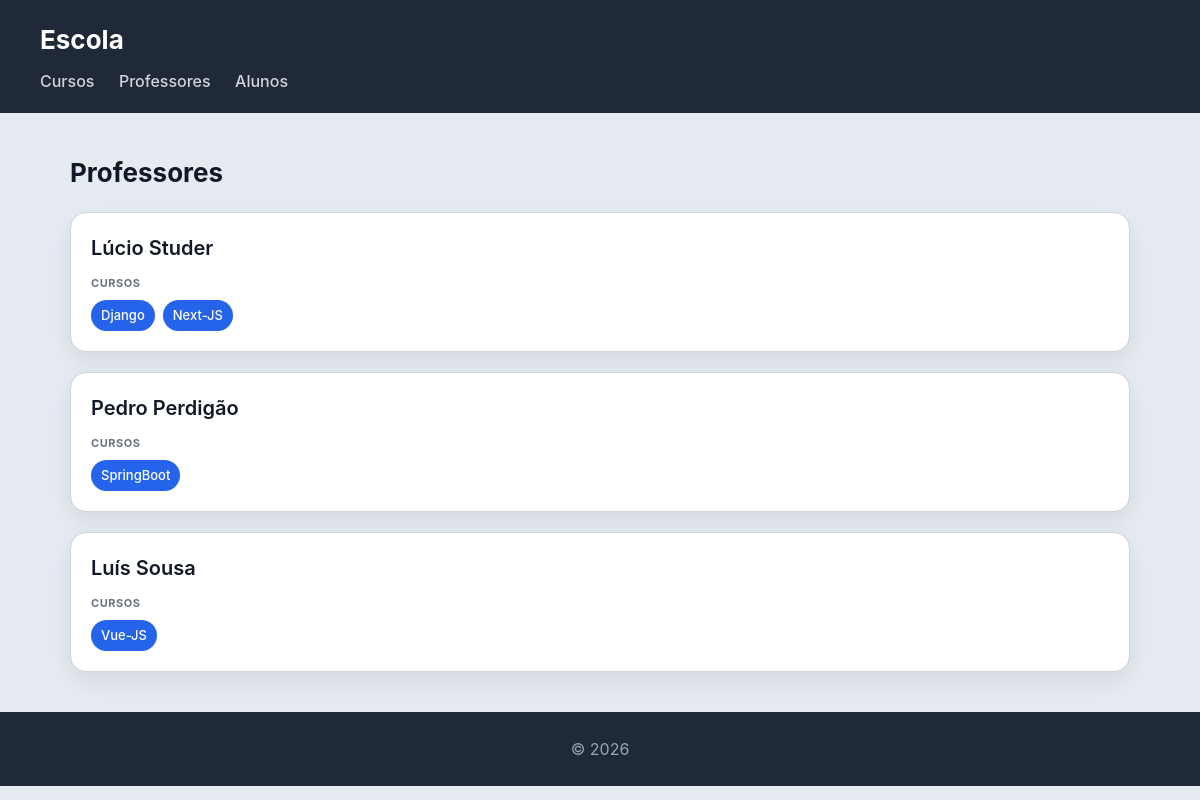
/escola/professores/, run on the app's committed database.
### escola/models.py (models this page shows, shortened)
class Professor(models.Model):
    nome = models.CharField(max_length=100)
    email = models.EmailField()

class Curso(models.Model):
    nome = models.CharField(max_length=100)
    imagem = models.ImageField(upload_to='cursos/')
    professor = models.ForeignKey(Professor, on_delete=models.CASCADE, related_name='cursos')
    alunos = models.ManyToManyField(Aluno, related_name='cursos')

### escola/views.py (the view)
# urls.py: path('professores/', views.professores_view, name="professores"),
def professores_view(request):
    professores = Professor.objects.prefetch_related('cursos').all()
    return render(request, 'escola/professores.html', {'professores': professores})

### escola/templates/escola/professores.html
{% extends "escola/base.html" %}
{% block content %}
    <h2>Professores</h2>
    <section>
        {% for professor in professores %}
            <article>
                <header>
                    <h3>{{ professor.nome }}</h3>
                </header>
                <section>
                    <h4>Cursos</h4>
                    <ul>
                        {% for curso in professor.cursos.all %}
                            <li>{{ curso.nome }}</li>
                        {% empty %}
                            <li>Nenhum curso atribuído</li>
                        {% endfor %}
                    </ul>
                </section>
            </article>
        {% endfor %}
    </section>
{% endblock %}

### escola/static/escola/styles.css (style rules this page uses)
* { box-sizing: border-box; margin: 0; padding: 0; }
body { font-family: "Inter", "Segoe UI", system-ui, -apple-system, sans-serif; background: #e6ebf2; color: #111827; line-height: 1.5; }
h2 { margin-bottom: 20px; font-size: 26px; }
section > article { background: white; padding: 20px; border-radius: 16px; border: 1px solid #d1d5db; box-shadow: 0 10px 25px rgba(0,0,0,0.08); transition: all 0.25s ease; margin-bottom: 20px; }
article > header { margin-bottom: 12px; }
article > header > h3 { font-size: 20px; font-weight: 600; margin-bottom: 4px; }
article > section { margin-top: 10px; }
article > section > h4 { font-size: 11px; text-transform: uppercase; color: #6b7280; margin-bottom: 8px; letter-spacing: 0.05em; }
article > section > ul { list-style: none; display: flex; flex-wrap: wrap; gap: 8px; }
article > section > ul > li { background: #2563eb; color: white; padding: 6px 10px; border-radius: 999px; font-size: 13px; font-weight: 500; }

### data on the page
Professor: nome "Lúcio Studer"
Curso: nome "Django"
Curso: nome "Next-JS"
Professor: nome "Pedro Perdigão"
Curso: nome "SpringBoot"
Professor: nome "Luís Sousa"
Curso: nome "Vue-JS"
